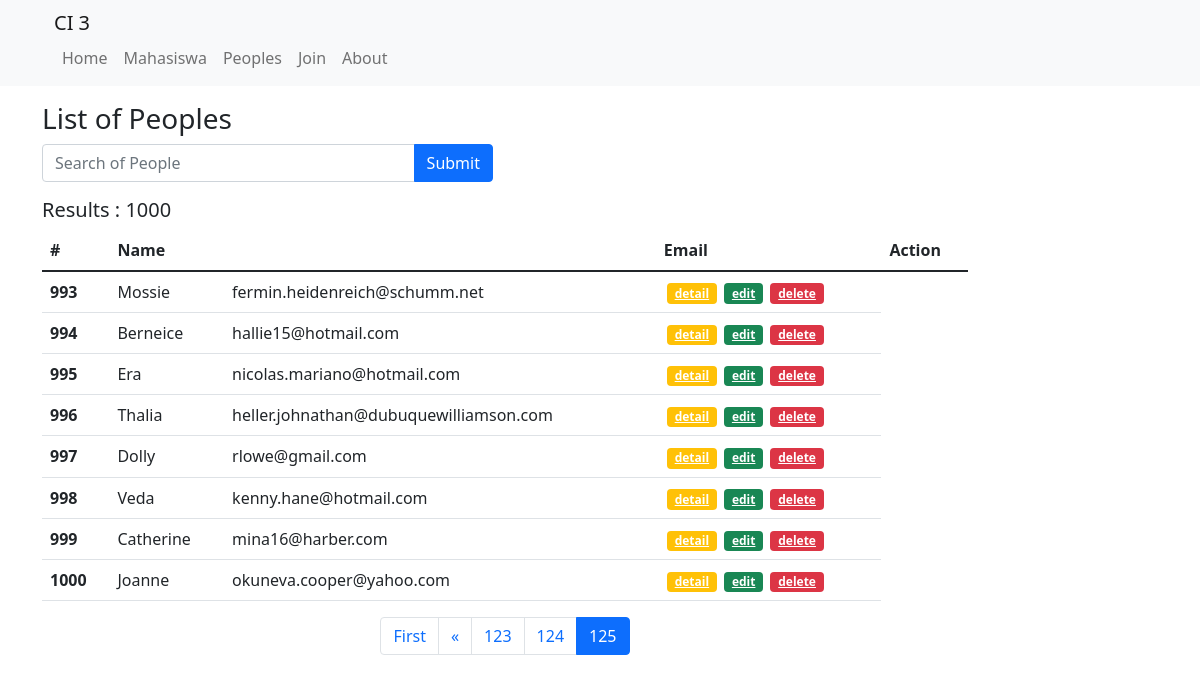
The page /peoples/index/992 on the database its author committed.
### tables this page shows
CREATE TABLE `peoples` (
  `id` int(9) UNSIGNED NOT NULL,
  `name` varchar(100) NOT NULL,
  `address` varchar(255) NOT NULL,
  `email` varchar(100) NOT NULL
);

### application/controllers/Peoples.php (called while the page is built, shortened)
<?php
class Peoples extends CI_Controller
{
    public function index()
    {
        $data['judul'] = 'List of Peoples';
        $this->load->model('Peoples_model', 'peoples');
        $this->load->library('pagination');
        if ($this->input->post('submit')) {
            $data['keyword'] = $this->input->post('keyword');
            $this->session->set_userdata('keyword', $data['keyword']);
        } else {
            $data['keyword'] = $this->session->userdata('keyword');
        }
        $this->db->like('name', $data['keyword']);
        $this->db->or_like('email', $data['keyword']);
        $this->db->from('peoples');
        $config['total_rows'] = $this->db->count_all_results();
        $data['total_rows'] = $config['total_rows'];
        $config['per_page'] = 8;
        $data['start'] = $this->uri->segment(3);
        $data['peoples'] = $this->peoples->getPeoples($config['per_page'], $data['start'], $data['keyword']);
        $this->load->view('templates/header', $data);
        $this->load->view('peoples/index', $data);
        $this->load->view('templates/footer');
    }
}

### index.php (called while the page is built, shortened)
<?php
require_once BASEPATH.'core/CodeIgniter.php';

### application/config/config.php (called while the page is built, shortened)
<?php
$config['base_url'] = 'http://localhost/CI3/';
$config['index_page'] = '';
$config['uri_protocol']	= 'REQUEST_URI';
$config['url_suffix'] = '';
$config['language']	= 'english';
$config['charset'] = 'UTF-8';
$config['enable_hooks'] = FALSE;
$config['subclass_prefix'] = 'MY_';
$config['composer_autoload'] = FALSE;
$config['permitted_uri_chars'] = 'a-z 0-9~%.:_\-';
$config['enable_query_strings'] = FALSE;
$config['controller_trigger'] = 'c';
$config['function_trigger'] = 'm';
$config['directory_trigger'] = 'd';
$config['allow_get_array'] = TRUE;
$config['log_threshold'] = 0;
$config['log_path'] = '';
$config['log_file_extension'] = '';
$config['log_file_permissions'] = 0644;
$config['log_date_format'] = 'Y-m-d H:i:s';
$config['error_views_path'] = '';
$config['cache_path'] = '';
$config['cache_query_string'] = FALSE;
$config['encryption_key'] = '';
$config['sess_driver'] = 'files';
$config['sess_cookie_name'] = 'ci_session';
$config['sess_expiration'] = 7200;
$config['sess_save_path'] = NULL;
$config['sess_match_ip'] = FALSE;
$config['sess_time_to_update'] = 300;
$config['sess_regenerate_destroy'] = FALSE;
$config['cookie_prefix']	= '';
$config['cookie_domain']	= '';
$config['cookie_path']		= '/';
$config['cookie_secure']	= FALSE;
$config['cookie_httponly'] 	= FALSE;
$config['standardize_newlines'] = FALSE;
$config['global_xss_filtering'] = FALSE;
$config['csrf_protection'] = FALSE;
$config['csrf_token_name'] = 'csrf_test_name';
$config['csrf_cookie_name'] = 'csrf_cookie_name';
$config['csrf_expire'] = 7200;
$config['csrf_regenerate'] = TRUE;
$config['csrf_exclude_uris'] = array();
$config['compress_output'] = FALSE;
$config['time_reference'] = 'local';
$config['rewrite_short_tags'] = FALSE;
$config['proxy_ips'] = '';

### application/models/Peoples_model.php (called while the page is built, shortened)
<?php
class Peoples_model extends CI_Model
{
    public function getPeoples($limit, $start, $keyword = null)
    {
        return $this->db->get('peoples', $limit, $start)->result_array();
    }
}

### application/views/peoples/index.php (the view, shortened to what this page needs)
<div class="container">
    <h3 class="mt-3">List of Peoples</h3>
<div class="row">
    <div class="col-md-5">
        <form action="<?= base_url('peoples'); ?>" method="post">
            <div class="input-group mb-3">
            <input type="text" class="form-control" placeholder="Search of People" name="keyword" autocomplete="off" autofocus>
            <input class="btn btn-primary" type="submit" name="submit">
            </div>
        </form>
    </div>
</div>
    <div class="row">
        <div class="col-md-10">
            <h5>Results : <?= $total_rows; ?></h5>
        <table class="table">
            <thead>
                <tr>
                    <th>#</th>
                    <th>Name<th>
                    <th>Email</th>
                    <th>Action</th>
                </tr>
            </thead>
            <tbody>
                <?php foreach ($peoples as $peoples) : ?>
                <tr>
                    <th><?= ++$start; ?></th>
                    <td><?= $peoples['name']; ?></td>
                    <td><?= $peoples['email']; ?></td>
                    <td>
                        <a href="" class="badge bg-warning">detail</a>
                        <a href="" class="badge bg-success">edit</a>
                        <a href="" class="badge bg-danger">delete</a>
                    </td>
                </tr>
                <?php endforeach; ?>
            </tbody>
        </table>
                    <?= $this->pagination->create_links(); ?>
        </div>
    </div>
</div>

### assets/css/style.css (style rules this page uses)
.badge { margin-left: 3px; }

### rows shown on the page
peoples: name "Mossie", email "fermin.heidenreich@schumm.net"
peoples: name "Berneice", email "hallie15@hotmail.com"
peoples: name "Era", email "nicolas.mariano@hotmail.com"
peoples: name "Thalia", email "heller.johnathan@dubuquewilliamson.com"
peoples: name "Dolly", email "rlowe@gmail.com"
peoples: name "Veda", email "kenny.hane@hotmail.com"
peoples: name "Catherine", email "mina16@harber.com"
peoples: name "Joanne", email "okuneva.cooper@yahoo.com"

### other values the page prints
$total_rows "1000"
$this->pagination->create_links() "First « 123 124 125"
